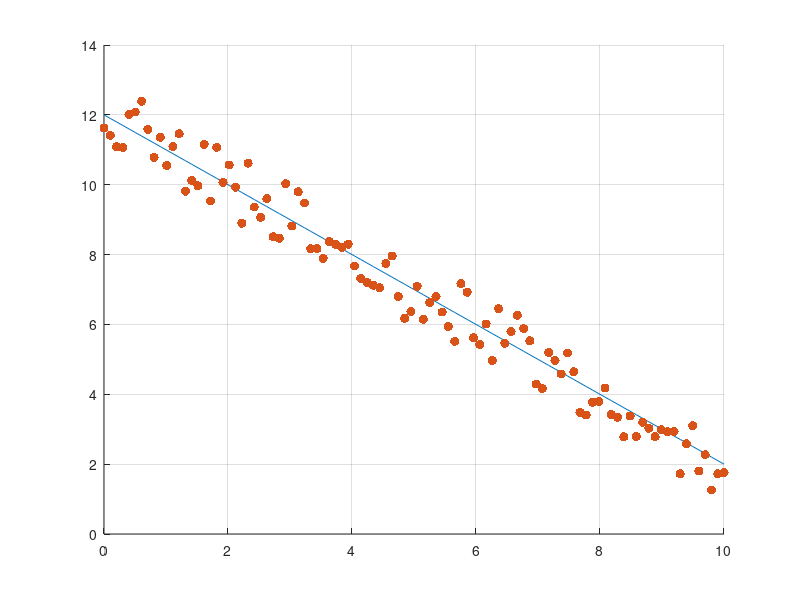

Source code (MATLAB):
clear all; close all; clc;
h=figure('Position',[1 21 1366 670], ...
'Name','refreshdata Command Demonstrations');
m=-1;
b=12;
error=1;
xi=0;
xf=10;
x=linspace(xi,xf,100);
y=m*x+b;
y2=y;
ye=m*x+b+(2*error*rand(1,length(x))-error);
ye2=ye;
hold on;
plot(x,y,"ydatasource","y")
plot(x,ye,'.','markersize',20,"ydatasource","ye")
hold off;
grid on;
axis manual;
n=length(x);
for k=1:1
i=1;
while i <= n
pause(0.1);
##if(i<=n)
y=y2(1:i);
ye=ye2(1:i);
##else
##y=sin(x+0.1*(i-n));
##ye=cos(x+0.1*(i-n));
##endif
refreshdata(gcf,"caller");
i=i+1;
endwhile
endfor
